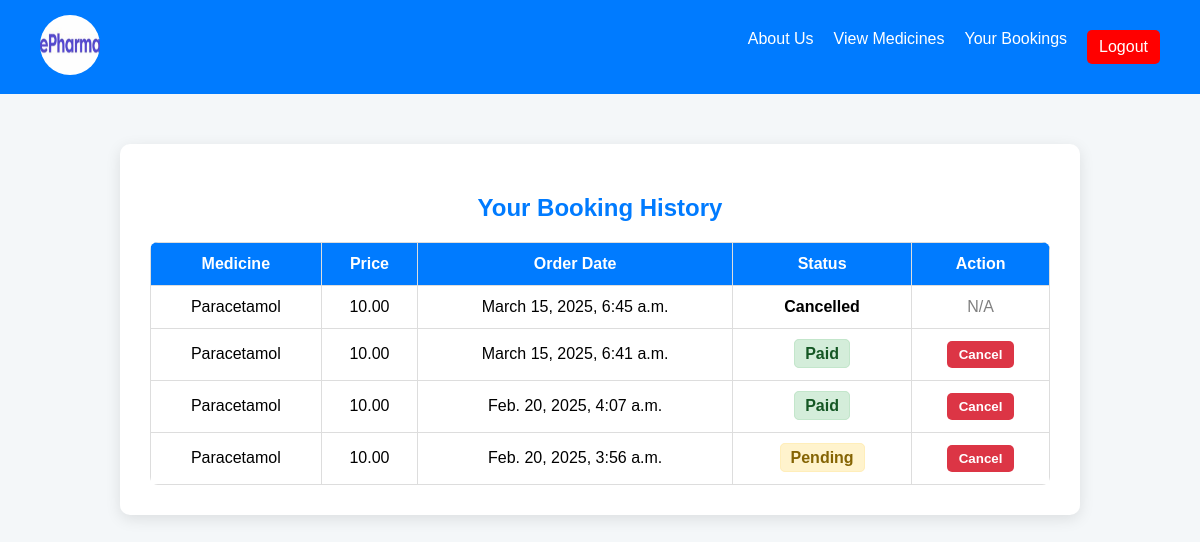
Page /booking-history/ (signed in) on the earlier database version.
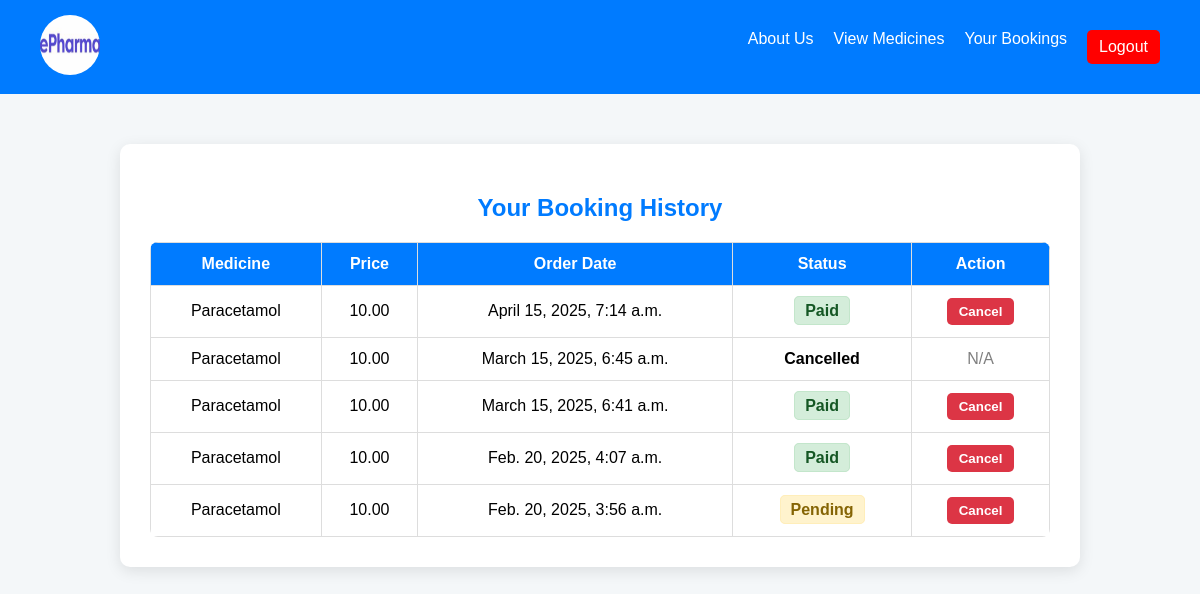
Same page on the later database version.
### app/models.py (models this page shows, shortened)
class Order(models.Model):
    customer = models.ForeignKey("Customer", on_delete=models.CASCADE)
    medicine = models.ForeignKey("Medicine", on_delete=models.CASCADE)
    order_date = models.DateTimeField(auto_now_add=True)
    prescription = models.FileField(upload_to="prescriptions/", blank=False, null=False)
    status = models.CharField(max_length=20, choices=[("Pending", "Pending"), ("Approved", "Approved"), ("Rejected", "Rejected")], default="Pending")

class Medicine(models.Model):
    seller = models.ForeignKey("Seller", on_delete=models.CASCADE)  # Only the seller who added it can edit/delete
    name = models.CharField(max_length=255)
    category = models.ForeignKey("Category", on_delete=models.CASCADE)
    price = models.DecimalField(max_digits=10, decimal_places=2)
    stock = models.PositiveIntegerField()
    description = models.TextField()
    image = models.ImageField(upload_to="medicine_images/", blank=True, null=True)

### app/views.py (the view)
# urls.py: path("booking-history/", views.booking_history, name="booking_history"),
def booking_history(request):
    if "user_id" in request.session and request.session.get("user_type") == "Customer":
        customer_id = request.session["user_id"]
        print("Logged-in User ID:", customer_id)  # Debugging
        try:
            customer = Customer.objects.get(id=customer_id)  # Fetch the specific customer
            orders = Order.objects.filter(customer=customer).order_by("-order_date")  # Filter only their orders
            return render(request, "customer/booking_history.html", {"orders": orders})
        except Customer.DoesNotExist:
            messages.error(request, "Customer not found.")
            return redirect("login")
    messages.error(request, "You need to log in to view your bookings.")
    return redirect("login")

### templates/customer/booking_history.html (shortened to what this page needs)
<!DOCTYPE html>
<html lang="en">
<head>
</head>
<body>
    <nav class="navbar">
        <a href="../customerhome"><img src="../static/OIP (2).jpg" alt="E-Pharma Logo"></a>
        <div>
            <a href="../about">About Us</a>
            <a href="../viewmedicines">View Medicines</a>
            <a href="../booking-history">Your Bookings</a>
            <a href="../logout" class="logout">Logout</a>
        </div>
    </nav>
    <div class="container">
        <h2>Your Booking History</h2>
        <table>
            <thead>
                <tr>
                    <th>Medicine</th>
                    <th>Price</th>
                    <th>Order Date</th>
                    <th>Status</th>
                    <th>Action</th>
                </tr>
            </thead>
            <tbody>
                {% for order in orders %}
                <tr>
                    <td>{{ order.medicine.name }}</td>
                    <td>{{ order.medicine.price }}</td>
                    <td>{{ order.order_date }}</td>
                    <td>
                        {% if order.status == "Pending" %}
                            <span class="status pending">Pending</span>
                        {% elif order.status == "Paid" %}
                            <span class="status paid">Paid</span>
                        {% else %}
                            <span class="status">{{ order.status }}</span>
                        {% endif %}
                    </td>
                    <td>
                        {% if order.status == "Pending" or order.status == "Paid" %}
                            <form action="{% url 'cancel_booking' order.id %}" method="post" style="display:inline;">
                                <button type="submit" class="cancel-btn">Cancel</button>
                            </form>
                        {% else %}
                            <span style="color: grey;">N/A</span>
                        {% endif %}
                    </td>
                </tr>
                {% empty %}
                <tr>
                    <td colspan="5">No bookings found.</td>
                </tr>
                {% endfor %}
            </tbody>
        </table>
    </div>
</body>
</html>

Differences in the rows shown:
added Order: medicine.name "Paracetamol", medicine.price "10.00", order_date "April 15, 2025, 7:14 a.m.", status "Paid"
